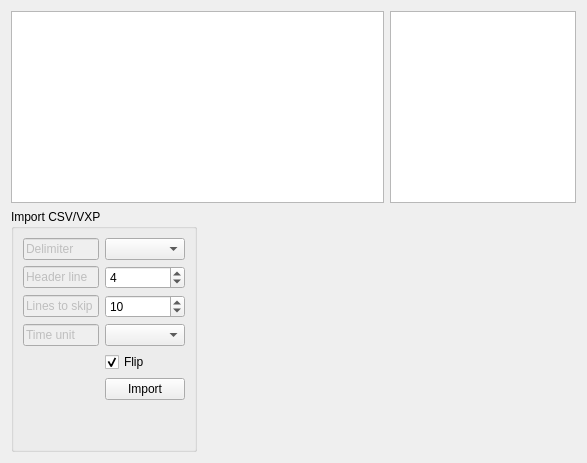
          <widget class="QWidget" name="tab_import">
           <attribute name="title">
            <string>Import</string>
           </attribute>
           <layout class="QGridLayout" name="gridLayout_BrCv_1" rowstretch="2,0,0" columnstretch="1,2">
            <item row="2" column="1">
             <spacer name="import_horizontal_spacer">
              <property name="orientation">
               <enum>Qt::Orientation::Horizontal</enum>
              </property>
              <property name="sizeHint" stdset="0">
               <size>
                <width>40</width>
                <height>20</height>
               </size>
              </property>
             </spacer>
            </item>
            <item row="2" column="0">
             <widget class="QGroupBox" name="groupBox_BrCv_importCSV">
              <property name="title">
               <string>Import CSV/VXP</string>
              </property>
              <layout class="QGridLayout" name="gridLayout_BrCv_3" columnstretch="2,1">
               <item row="0" column="0">
                <widget class="QLineEdit" name="lineEdit_delimiter">
                 <property name="enabled">
                  <bool>false</bool>
                 </property>
                 <property name="text">
                  <string>Delimiter</string>
                 </property>
                </widget>
               </item>
               <item row="0" column="1">
                <widget class="QComboBox" name="import_delimiter"/>
               </item>
               <item row="1" column="1">
                <widget class="QSpinBox" name="import_header_line">
                 <property name="buttonSymbols">
                  <enum>QAbstractSpinBox::ButtonSymbols::UpDownArrows</enum>
                 </property>
                 <property name="value">
                  <number>4</number>
                 </property>
                </widget>
               </item>
               <item row="2" column="1">
                <widget class="QSpinBox" name="import_skip_lines">
                 <property name="value">
                  <number>10</number>
                 </property>
                </widget>
               </item>
               <item row="2" column="0">
                <widget class="QLineEdit" name="lineEdit_skip_lines">
                 <property name="enabled">
                  <bool>false</bool>
                 </property>
                 <property name="text">
                  <string>Lines to skip</string>
                 </property>
                </widget>
               </item>
               <item row="6" column="1">
                <spacer name="import_vertical_spacer">
                 <property name="orientation">
                  <enum>Qt::Orientation::Vertical</enum>
                 </property>
                 <property name="sizeHint" stdset="0">
                  <size>
                   <width>20</width>
                   <height>40</height>
                  </size>
                 </property>
                </spacer>
               </item>
               <item row="1" column="0">
                <widget class="QLineEdit" name="lineEdit_header_line">
                 <property name="enabled">
                  <bool>false</bool>
                 </property>
                 <property name="text">
                  <string>Header line</string>
                 </property>
                </widget>
               </item>
               <item row="4" column="1">
                <widget class="QCheckBox" name="import_flip">
                 <property name="enabled">
                  <bool>true</bool>
                 </property>
                 <property name="text">
                  <string>Flip</string>
                 </property>
                 <property name="checked">
                  <bool>true</bool>
                 </property>
                </widget>
               </item>
               <item row="5" column="1">
                <widget class="QPushButton" name="import_button">
                 <property name="text">
                  <string>Import</string>
                 </property>
                </widget>
               </item>
               <item row="3" column="0">
                <widget class="QLineEdit" name="lineEdit_time_unit">
                 <property name="enabled">
                  <bool>false</bool>
                 </property>
                 <property name="text">
                  <string>Time unit</string>
                 </property>
                </widget>
               </item>
               <item row="3" column="1">
                <widget class="QComboBox" name="import_time_unit"/>
               </item>
              </layout>
             </widget>
            </item>
            <item row="0" column="0" colspan="2">
             <layout class="QHBoxLayout" name="import_horizontal_layout" stretch="2,1">
              <item>
               <widget class="QTableWidget" name="import_table_view"/>
              </item>
              <item>
               <widget class="QTextEdit" name="import_text_view"/>
              </item>
             </layout>
            </item>
           </layout>
          </widget>
